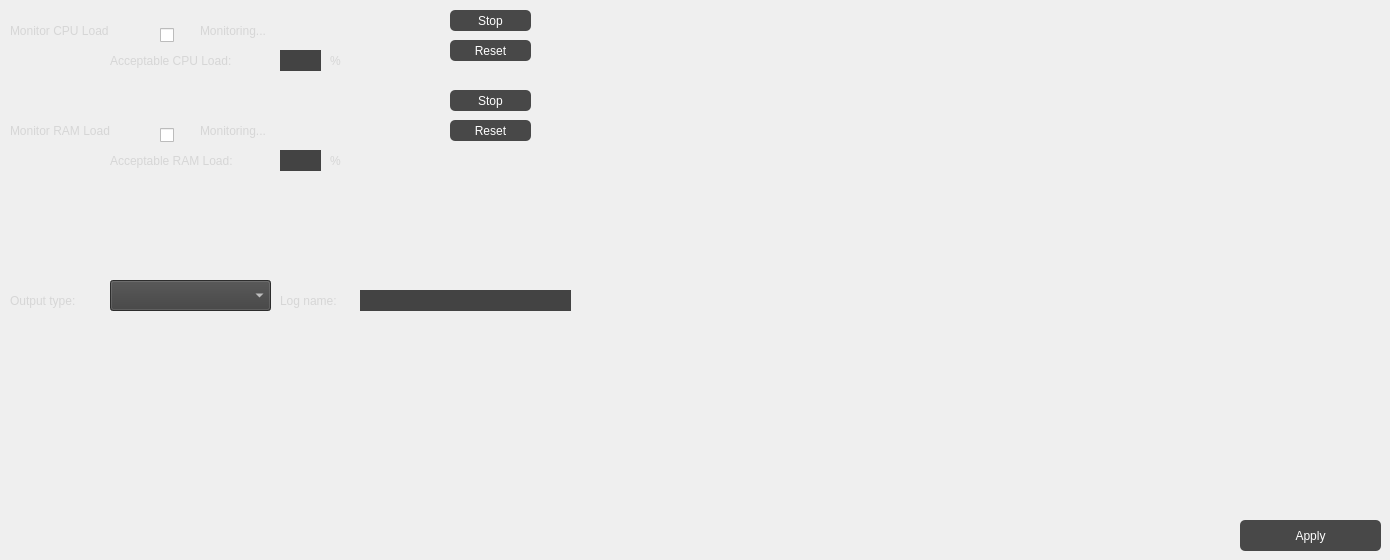
    <widget class="QWidget" name="monitoringToolsGlobal">
     <property name="minimumSize">
      <size>
       <width>1001</width>
       <height>0</height>
      </size>
     </property>
     <attribute name="title">
      <string>Monitoring Tools Global</string>
     </attribute>
     <widget class="QLabel" name="label_33">
      <property name="geometry">
       <rect>
        <x>10</x>
        <y>20</y>
        <width>141</width>
        <height>21</height>
       </rect>
      </property>
      <property name="styleSheet">
       <string notr="true">color: rgb(214, 214, 214);
font: 14pt &quot;ГОСТ тип А&quot;;</string>
      </property>
      <property name="text">
       <string>Monitor CPU Load</string>
      </property>
     </widget>
     <widget class="QCheckBox" name="monitorCpuCheckBox_mtg">
      <property name="geometry">
       <rect>
        <x>160</x>
        <y>20</y>
        <width>21</width>
        <height>31</height>
       </rect>
      </property>
      <property name="text">
       <string/>
      </property>
     </widget>
     <widget class="QLabel" name="cpuIsMonitoringLabel_Mtg">
      <property name="geometry">
       <rect>
        <x>200</x>
        <y>20</y>
        <width>101</width>
        <height>21</height>
       </rect>
      </property>
      <property name="styleSheet">
       <string notr="true">color: rgb(214, 214, 214);
font: 14pt &quot;ГОСТ тип А&quot;;</string>
      </property>
      <property name="text">
       <string>Monitoring...</string>
      </property>
     </widget>
     <widget class="QLabel" name="label_34">
      <property name="geometry">
       <rect>
        <x>280</x>
        <y>290</y>
        <width>101</width>
        <height>21</height>
       </rect>
      </property>
      <property name="styleSheet">
       <string notr="true">color: rgb(214, 214, 214);
font: 14pt &quot;ГОСТ тип А&quot;;</string>
      </property>
      <property name="text">
       <string>Log name:</string>
      </property>
     </widget>
     <widget class="QLineEdit" name="logNameBox_Mtg">
      <property name="geometry">
       <rect>
        <x>360</x>
        <y>290</y>
        <width>211</width>
        <height>21</height>
       </rect>
      </property>
      <property name="styleSheet">
       <string notr="true">QLineEdit{
	background-color: rgb(67, 67, 67);
	font: 14pt &quot;ГОСТ тип А&quot;;
	color: rgb(72, 184, 41);
	border:none;
}

QLineEdit:disabled{
	
	background-color: rgb(120, 120, 120);
	font: 14pt &quot;ГОСТ тип А&quot;;
	color: rgb(72, 184, 41);
	border:none;
}
</string>
      </property>
     </widget>
     <widget class="QComboBox" name="outputTypeComboBox_Mtg">
      <property name="geometry">
       <rect>
        <x>110</x>
        <y>280</y>
        <width>161</width>
        <height>31</height>
       </rect>
      </property>
      <property name="styleSheet">
       <string notr="true">color: rgb(255, 255, 255);
font: 14pt &quot;ГОСТ тип А&quot;;
background-color: rgb(63, 63, 63);</string>
      </property>
     </widget>
     <widget class="QLabel" name="label_35">
      <property name="geometry">
       <rect>
        <x>10</x>
        <y>290</y>
        <width>101</width>
        <height>21</height>
       </rect>
      </property>
      <property name="styleSheet">
       <string notr="true">color: rgb(214, 214, 214);
font: 14pt &quot;ГОСТ тип А&quot;;</string>
      </property>
      <property name="text">
       <string>Output type:</string>
      </property>
     </widget>
     <widget class="QPushButton" name="applyButtonMtg">
      <property name="geometry">
       <rect>
        <x>1240</x>
        <y>520</y>
        <width>141</width>
        <height>31</height>
       </rect>
      </property>
      <property name="styleSheet">
       <string notr="true"> QPushButton#applyButtonMtg {
color: rgb(255, 255, 255);
font: 14pt &quot;ГОСТ тип А&quot;;
background-color: rgb(72, 72, 72);

border-style: none;
     border-width: 1px;
     border-radius: 5px;

 }
 QPushButton#applyButtonMtg:pressed {     
	color: rgb(72, 184, 41);
	background-color: rgb(57, 57, 57);
 }

QPushButton#applyButtonMtg:disabled{
	
	background-color: rgb(120, 120, 120);
	font: 14pt &quot;ГОСТ тип А&quot;;
	border:none;
}</string>
      </property>
      <property name="text">
       <string>Apply</string>
      </property>
     </widget>
     <widget class="QLabel" name="label_36">
      <property name="geometry">
       <rect>
        <x>10</x>
        <y>120</y>
        <width>141</width>
        <height>21</height>
       </rect>
      </property>
      <property name="styleSheet">
       <string notr="true">color: rgb(214, 214, 214);
font: 14pt &quot;ГОСТ тип А&quot;;</string>
      </property>
      <property name="text">
       <string>Monitor RAM Load</string>
      </property>
     </widget>
     <widget class="QCheckBox" name="monitorRamCheckBox_mtg">
      <property name="geometry">
       <rect>
        <x>160</x>
        <y>120</y>
        <width>21</width>
        <height>31</height>
       </rect>
      </property>
      <property name="text">
       <string/>
      </property>
     </widget>
     <widget class="QLabel" name="ramIsMonitoringLabel_Mtg">
      <property name="geometry">
       <rect>
        <x>200</x>
        <y>120</y>
        <width>101</width>
        <height>21</height>
       </rect>
      </property>
      <property name="styleSheet">
       <string notr="true">color: rgb(214, 214, 214);
font: 14pt &quot;ГОСТ тип А&quot;;</string>
      </property>
      <property name="text">
       <string>Monitoring...</string>
      </property>
     </widget>
     <widget class="QLabel" name="label_37">
      <property name="geometry">
       <rect>
        <x>110</x>
        <y>50</y>
        <width>171</width>
        <height>21</height>
       </rect>
      </property>
      <property name="styleSheet">
       <string notr="true">color: rgb(214, 214, 214);
font: 14pt &quot;ГОСТ тип А&quot;;</string>
      </property>
      <property name="text">
       <string>Acceptable CPU Load:</string>
      </property>
     </widget>
     <widget class="QLineEdit" name="acceptaleCpuLoadTxtBox_mtg">
      <property name="geometry">
       <rect>
        <x>280</x>
        <y>50</y>
        <width>41</width>
        <height>21</height>
       </rect>
      </property>
      <property name="styleSheet">
       <string notr="true">QLineEdit{
	background-color: rgb(67, 67, 67);
	font: 14pt &quot;ГОСТ тип А&quot;;
	color: rgb(72, 184, 41);
	border:none;
}

QLineEdit:disabled{	
	background-color: rgb(120, 120, 120);
	font: 14pt &quot;ГОСТ тип А&quot;;
	color: rgb(72, 184, 41);
	border:none;
}
</string>
      </property>
     </widget>
     <widget class="QLabel" name="label_38">
      <property name="geometry">
       <rect>
        <x>330</x>
        <y>50</y>
        <width>16</width>
        <height>21</height>
       </rect>
      </property>
      <property name="styleSheet">
       <string notr="true">color: rgb(214, 214, 214);
font: 14pt &quot;ГОСТ тип А&quot;;</string>
      </property>
      <property name="text">
       <string>%</string>
      </property>
     </widget>
     <widget class="QLabel" name="label_66">
      <property name="geometry">
       <rect>
        <x>110</x>
        <y>150</y>
        <width>171</width>
        <height>21</height>
       </rect>
      </property>
      <property name="styleSheet">
       <string notr="true">color: rgb(214, 214, 214);
font: 14pt &quot;ГОСТ тип А&quot;;</string>
      </property>
      <property name="text">
       <string>Acceptable RAM Load:</string>
      </property>
     </widget>
     <widget class="QLineEdit" name="acceptaleRamLoadTxtBox_mtg">
      <property name="geometry">
       <rect>
        <x>280</x>
        <y>150</y>
        <width>41</width>
        <height>21</height>
       </rect>
      </property>
      <property name="styleSheet">
       <string notr="true">QLineEdit{
	background-color: rgb(67, 67, 67);
	font: 14pt &quot;ГОСТ тип А&quot;;
	color: rgb(72, 184, 41);
	border:none;
}

QLineEdit:disabled{
	
	background-color: rgb(120, 120, 120);
	font: 14pt &quot;ГОСТ тип А&quot;;
	color: rgb(72, 184, 41);
	border:none;
}
</string>
      </property>
     </widget>
     <widget class="QLabel" name="label_65">
      <property name="geometry">
       <rect>
        <x>330</x>
        <y>150</y>
        <width>21</width>
        <height>21</height>
       </rect>
      </property>
      <property name="styleSheet">
       <string notr="true">color: rgb(214, 214, 214);
font: 14pt &quot;ГОСТ тип А&quot;;</string>
      </property>
      <property name="text">
       <string>%</string>
      </property>
     </widget>
     <widget class="QPushButton" name="resetCPU_Mtg">
      <property name="geometry">
       <rect>
        <x>450</x>
        <y>40</y>
        <width>81</width>
        <height>21</height>
       </rect>
      </property>
      <property name="styleSheet">
       <string notr="true"> QPushButton#resetCPU_Mtg {
color: rgb(255, 255, 255);
font: 14pt &quot;ГОСТ тип А&quot;;
background-color: rgb(72, 72, 72);

border-style: none;
     border-width: 1px;
     border-radius: 5px;

 }
 QPushButton#resetCPU_Mtg:pressed {     
	color: rgb(72, 184, 41);
	background-color: rgb(57, 57, 57);
 }

QPushButton#resetCPU_Mtg:disabled{
	
	background-color: rgb(120, 120, 120);
	font: 14pt &quot;ГОСТ тип А&quot;;
	border:none;
}</string>
      </property>
      <property name="text">
       <string>Reset</string>
      </property>
     </widget>
     <widget class="QPushButton" name="stopCPU_Mtg">
      <property name="geometry">
       <rect>
        <x>450</x>
        <y>10</y>
        <width>81</width>
        <height>21</height>
       </rect>
      </property>
      <property name="styleSheet">
       <string notr="true"> QPushButton#stopCPU_Mtg {
color: rgb(255, 255, 255);
font: 14pt &quot;ГОСТ тип А&quot;;
background-color: rgb(72, 72, 72);

border-style: none;
     border-width: 1px;
     border-radius: 5px;

 }
 QPushButton#stopCPU_Mtg:pressed {     
	color: rgb(72, 184, 41);
	background-color: rgb(57, 57, 57);
 }

QPushButton#stopCPU_Mtg:disabled{
	
	background-color: rgb(120, 120, 120);
	font: 14pt &quot;ГОСТ тип А&quot;;
	border:none;
}</string>
      </property>
      <property name="text">
       <string>Stop</string>
      </property>
     </widget>
     <widget class="QPushButton" name="stopRAM_Mtg">
      <property name="geometry">
       <rect>
        <x>450</x>
        <y>90</y>
        <width>81</width>
        <height>21</height>
       </rect>
      </property>
      <property name="styleSheet">
       <string notr="true"> QPushButton#stopRAM_Mtg {
color: rgb(255, 255, 255);
font: 14pt &quot;ГОСТ тип А&quot;;
background-color: rgb(72, 72, 72);

border-style: none;
     border-width: 1px;
     border-radius: 5px;

 }
 QPushButton#stopRAM_Mtg:pressed {     
	color: rgb(72, 184, 41);
	background-color: rgb(57, 57, 57);
 }

QPushButton#stopRAM_Mtg:disabled{
	
	background-color: rgb(120, 120, 120);
	font: 14pt &quot;ГОСТ тип А&quot;;
	border:none;
}</string>
      </property>
      <property name="text">
       <string>Stop</string>
      </property>
     </widget>
     <widget class="QPushButton" name="resetRAM_Mtg">
      <property name="geometry">
       <rect>
        <x>450</x>
        <y>120</y>
        <width>81</width>
        <height>21</height>
       </rect>
      </property>
      <property name="styleSheet">
       <string notr="true"> QPushButton#resetRAM_Mtg {
color: rgb(255, 255, 255);
font: 14pt &quot;ГОСТ тип А&quot;;
background-color: rgb(72, 72, 72);

border-style: none;
     border-width: 1px;
     border-radius: 5px;

 }
 QPushButton#resetRAM_Mtg:pressed {     
	color: rgb(72, 184, 41);
	background-color: rgb(57, 57, 57);
 }

QPushButton#resetRAM_Mtg:disabled{
	
	background-color: rgb(120, 120, 120);
	font: 14pt &quot;ГОСТ тип А&quot;;
	border:none;
}</string>
      </property>
      <property name="text">
       <string>Reset</string>
      </property>
     </widget>
     <widget class="QLabel" name="hintResLabel_Mtg">
      <property name="geometry">
       <rect>
        <x>10</x>
        <y>380</y>
        <width>531</width>
        <height>20</height>
       </rect>
      </property>
      <property name="styleSheet">
       <string notr="true">color: rgb(214, 214, 214);
font: 14pt &quot;ГОСТ тип А&quot;;</string>
      </property>
      <property name="text">
       <string/>
      </property>
     </widget>
    </widget>
